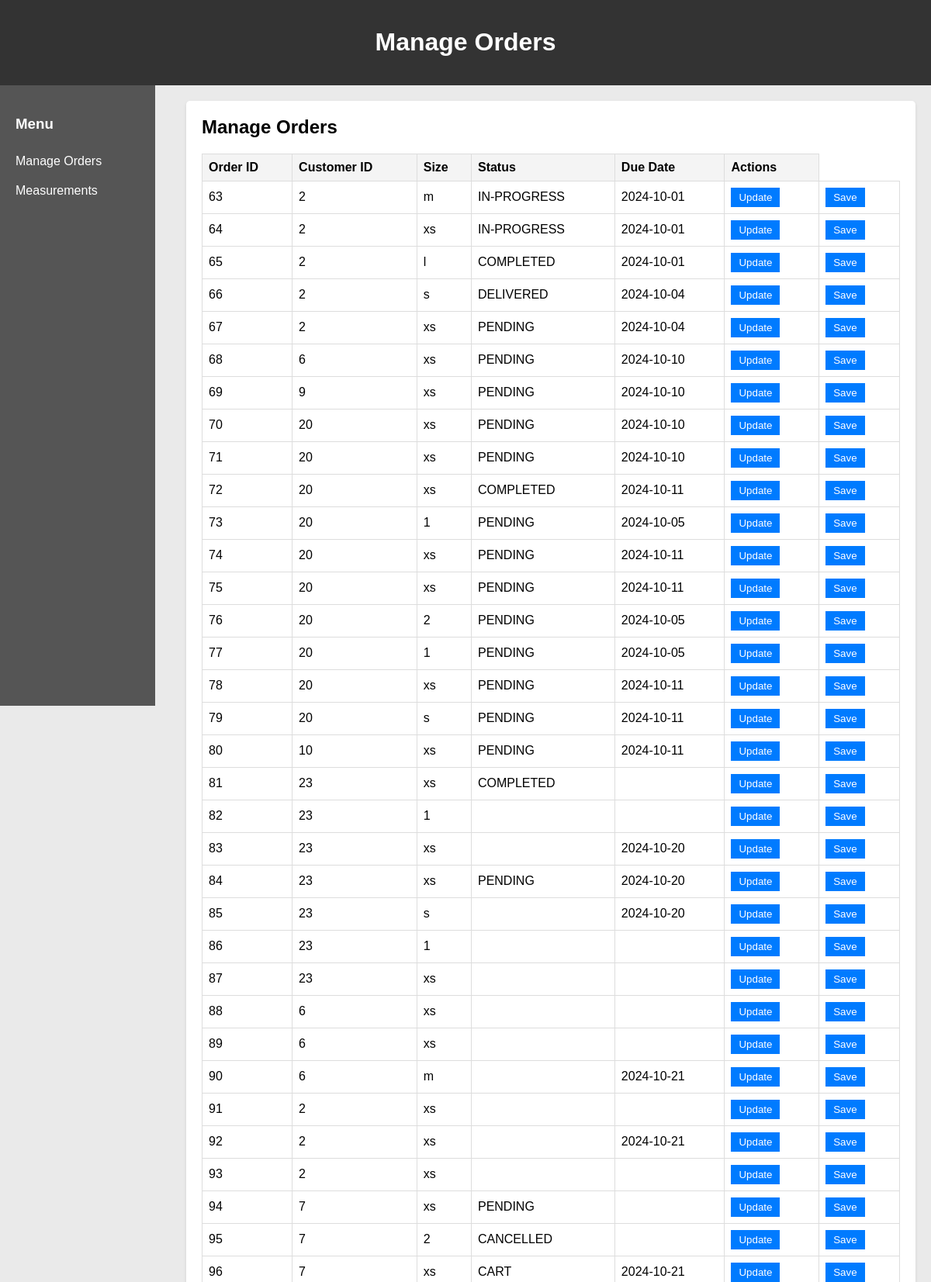
The page /staff/ManageOrder2.php (upper part) on the database its author committed.
### tables this page shows
CREATE TABLE `orders` (
  `ORDER_ID` int(11) NOT NULL,
  `USER_ID` int(11) NOT NULL,
  `DRESS_ID` int(11) DEFAULT NULL,
  `FABRIC_ID` int(11) DEFAULT NULL,
  `OPTION_ID` int(11) DEFAULT NULL,
  `STATUSES` enum('PENDING','IN-PROGRESS','COMPLETED','SHIPPED','DELIVERED','CANCELLED','CART') NOT NULL,
  `SSIZE` varchar(100) NOT NULL,
  `QUANTITY` int(2) NOT NULL,
  `TOTAL_PRICE` decimal(10,2) NOT NULL,
  `ESTIMATED_DELIVERY_DATE` date DEFAULT NULL,
  `ACTUAL_DELIVERY_DATE` date DEFAULT NULL,
  `CREATED_AT` datetime NOT NULL DEFAULT current_timestamp()
);

CREATE TABLE `users` (
  `USER_ID` int(11) NOT NULL,
  `USERNAME` varchar(50) NOT NULL,
  `PASSWORDD` varchar(255) NOT NULL,
  `EMAIL` varchar(100) NOT NULL,
  `PHONE` varchar(15) NOT NULL,
  `USER_TYPE` enum('ADMIN','CUSTOMER','STAFF') NOT NULL,
  `ADDRESSS` text DEFAULT NULL,
  `CREATED_AT` datetime NOT NULL DEFAULT current_timestamp(),
  `PROFILE_PICTURE` varchar(255) DEFAULT NULL,
  `blocked` tinyint(1) DEFAULT 0
);

### staff/ManageOrder2.php (the view, shortened to what this page needs)
<?php
$host = "localhost";
$dbname = "fashion";
$username = "root";
$password = "";
$conn = mysqli_connect($host, $username, $password, $dbname);
?>
<!DOCTYPE html>
<html lang="en">
<head>
    <link rel="stylesheet" href="staff.css">
</head>
<body>
    <div class="header">
        <h1>Manage Orders</h1>
    </div>
    <div class="staff-dashboard">
        <aside class="sidebar">
            <h3>Menu</h3>
            <a href="manageOrder.php">Manage Orders</a>
            <a href="measurement.php">Measurements</a>
        </aside>
        <main class="main-content">
            <section id="manage-orders-section" class="card">
                <h2>Manage Orders</h2>
                <table>
                    <thead>
                        <tr>
                            <th>Order ID</th>
                            <th>Customer ID</th>
                            <th>Size</th>
                            <th>Status</th>
                            <th>Due Date</th>
                            <th>Actions</th>
                        </tr>
                    </thead>
                    <tbody>
                        <?php
                        $sql = "SELECT orders.ORDER_ID, users.USER_ID, orders.SSIZE, orders.STATUSES, orders.ESTIMATED_DELIVERY_DATE
                                FROM orders
                                INNER JOIN users ON orders.USER_ID = users.USER_ID";
                        $result = $conn->query($sql);
                        if ($result->num_rows > 0) {
                            while ($row = $result->fetch_assoc()) {
                                echo "<tr>";
                                echo "<td>" . $row['ORDER_ID'] . "</td>";
                                echo "<td>" . $row['USER_ID'] . "</td>";
                                echo "<td>" . $row['SSIZE'] . "</td>";
                                echo "<td>";
                                echo "<span id='status-display-" . $row['ORDER_ID'] . "' class='status-display'>" . ucfirst($row['STATUSES']) . "</span>";
                                echo "</td>";
                                echo "<td>" . $row['ESTIMATED_DELIVERY_DATE'] . "</td>";
                                echo "<td><button type='button' onclick='showUpdateForm(" . $row['ORDER_ID'] . ")'>Update</button></td>";
                                echo "<td><button type='submit' name='update'>Save</button></form></td>";
                                echo "</tr>";
                            }
                        } else {
                            echo "<tr><td colspan='6'>No orders found</td></tr>";
                        }
                        ?>
                    </tbody>
                </table>
            </section>
        </main>
    </div>
</body>
</html>

### staff/staff.css (style rules this page uses)
body { font-family: Arial, sans-serif; background-color: #eaeaea; margin: 0; padding: 0; }
.header { background-color: #333; color: #fff; padding: 15px; text-align: center; }
.sidebar { width: 200px; background-color: #555; color: #fff; height: 100vh; float: left; padding: 20px; box-sizing: border-box; }
.sidebar a { color: #fff; display: block; padding: 10px 0; text-decoration: none; }
.main-content { margin-left: 220px; padding: 20px; box-sizing: border-box; }
.card { background-color: #fff; border-radius: 5px; box-shadow: 0 2px 4px rgba(0, 0, 0, 0.1); margin-bottom: 20px; padding: 20px; box-sizing: border-box; }
.card h2 { margin-top: 0; }
.card table { width: 100%; border-collapse: collapse; }
.card table th, .card table td { border: 1px solid #ddd; padding: 8px; text-align: left; }
.card table th { background-color: #f4f4f4; }
button { padding: 5px 10px; margin-right: 5px; border: none; background-color: #007bff; color: #fff; cursor: pointer; }

### staff/ManageOrder2.php (style rules this page uses)
.status-display { display: block; }

### rows shown on the page
orders: ORDER_ID "63", USER_ID.USER_ID "2", SSIZE "m", STATUSES "IN-PROGRESS", ESTIMATED_DELIVERY_DATE "2024-10-01"
orders: ORDER_ID "64", USER_ID.USER_ID "2", SSIZE "xs", STATUSES "IN-PROGRESS", ESTIMATED_DELIVERY_DATE "2024-10-01"
orders: ORDER_ID "65", USER_ID.USER_ID "2", SSIZE "l", STATUSES "COMPLETED", ESTIMATED_DELIVERY_DATE "2024-10-01"
orders: ORDER_ID "66", USER_ID.USER_ID "2", SSIZE "s", STATUSES "DELIVERED", ESTIMATED_DELIVERY_DATE "2024-10-04"
orders: ORDER_ID "67", USER_ID.USER_ID "2", SSIZE "xs", STATUSES "PENDING", ESTIMATED_DELIVERY_DATE "2024-10-04"
orders: ORDER_ID "68", USER_ID.USER_ID "6", SSIZE "xs", STATUSES "PENDING", ESTIMATED_DELIVERY_DATE "2024-10-10"
orders: ORDER_ID "69", USER_ID.USER_ID "9", SSIZE "xs", STATUSES "PENDING", ESTIMATED_DELIVERY_DATE "2024-10-10"
orders: ORDER_ID "70", USER_ID.USER_ID "20", SSIZE "xs", STATUSES "PENDING", ESTIMATED_DELIVERY_DATE "2024-10-10"
orders: ORDER_ID "71", USER_ID.USER_ID "20", SSIZE "xs", STATUSES "PENDING", ESTIMATED_DELIVERY_DATE "2024-10-10"
orders: ORDER_ID "72", USER_ID.USER_ID "20", SSIZE "xs", STATUSES "COMPLETED", ESTIMATED_DELIVERY_DATE "2024-10-11"
orders: ORDER_ID "73", USER_ID.USER_ID "20", SSIZE "1", STATUSES "PENDING", ESTIMATED_DELIVERY_DATE "2024-10-05"
orders: ORDER_ID "74", USER_ID.USER_ID "20", SSIZE "xs", STATUSES "PENDING", ESTIMATED_DELIVERY_DATE "2024-10-11"
orders: ORDER_ID "75", USER_ID.USER_ID "20", SSIZE "xs", STATUSES "PENDING", ESTIMATED_DELIVERY_DATE "2024-10-11"
orders: ORDER_ID "76", USER_ID.USER_ID "20", SSIZE "2", STATUSES "PENDING", ESTIMATED_DELIVERY_DATE "2024-10-05"
orders: ORDER_ID "77", USER_ID.USER_ID "20", SSIZE "1", STATUSES "PENDING", ESTIMATED_DELIVERY_DATE "2024-10-05"
orders: ORDER_ID "78", USER_ID.USER_ID "20", SSIZE "xs", STATUSES "PENDING", ESTIMATED_DELIVERY_DATE "2024-10-11"
orders: ORDER_ID "79", USER_ID.USER_ID "20", SSIZE "s", STATUSES "PENDING", ESTIMATED_DELIVERY_DATE "2024-10-11"
orders: ORDER_ID "80", USER_ID.USER_ID "10", SSIZE "xs", STATUSES "PENDING", ESTIMATED_DELIVERY_DATE "2024-10-11"
orders: ORDER_ID "81", USER_ID.USER_ID "23", SSIZE "xs", STATUSES "COMPLETED"
orders: ORDER_ID "82", USER_ID.USER_ID "23", SSIZE "1"
orders: ORDER_ID "83", USER_ID.USER_ID "23", SSIZE "xs", ESTIMATED_DELIVERY_DATE "2024-10-20"
orders: ORDER_ID "84", USER_ID.USER_ID "23", SSIZE "xs", STATUSES "PENDING", ESTIMATED_DELIVERY_DATE "2024-10-20"
orders: ORDER_ID "85", USER_ID.USER_ID "23", SSIZE "s", ESTIMATED_DELIVERY_DATE "2024-10-20"
orders: ORDER_ID "86", USER_ID.USER_ID "23", SSIZE "1"
orders: ORDER_ID "87", USER_ID.USER_ID "23", SSIZE "xs"
orders: ORDER_ID "88", USER_ID.USER_ID "6", SSIZE "xs"
orders: ORDER_ID "89", USER_ID.USER_ID "6", SSIZE "xs"
orders: ORDER_ID "90", USER_ID.USER_ID "6", SSIZE "m", ESTIMATED_DELIVERY_DATE "2024-10-21"
orders: ORDER_ID "91", USER_ID.USER_ID "2", SSIZE "xs"
orders: ORDER_ID "92", USER_ID.USER_ID "2", SSIZE "xs", ESTIMATED_DELIVERY_DATE "2024-10-21"
orders: ORDER_ID "93", USER_ID.USER_ID "2", SSIZE "xs"
orders: ORDER_ID "94", USER_ID.USER_ID "7", SSIZE "xs", STATUSES "PENDING"
orders: ORDER_ID "95", USER_ID.USER_ID "7", SSIZE "2", STATUSES "CANCELLED"
orders: ORDER_ID "96", USER_ID.USER_ID "7", SSIZE "xs", STATUSES "CART", ESTIMATED_DELIVERY_DATE "2024-10-21"
